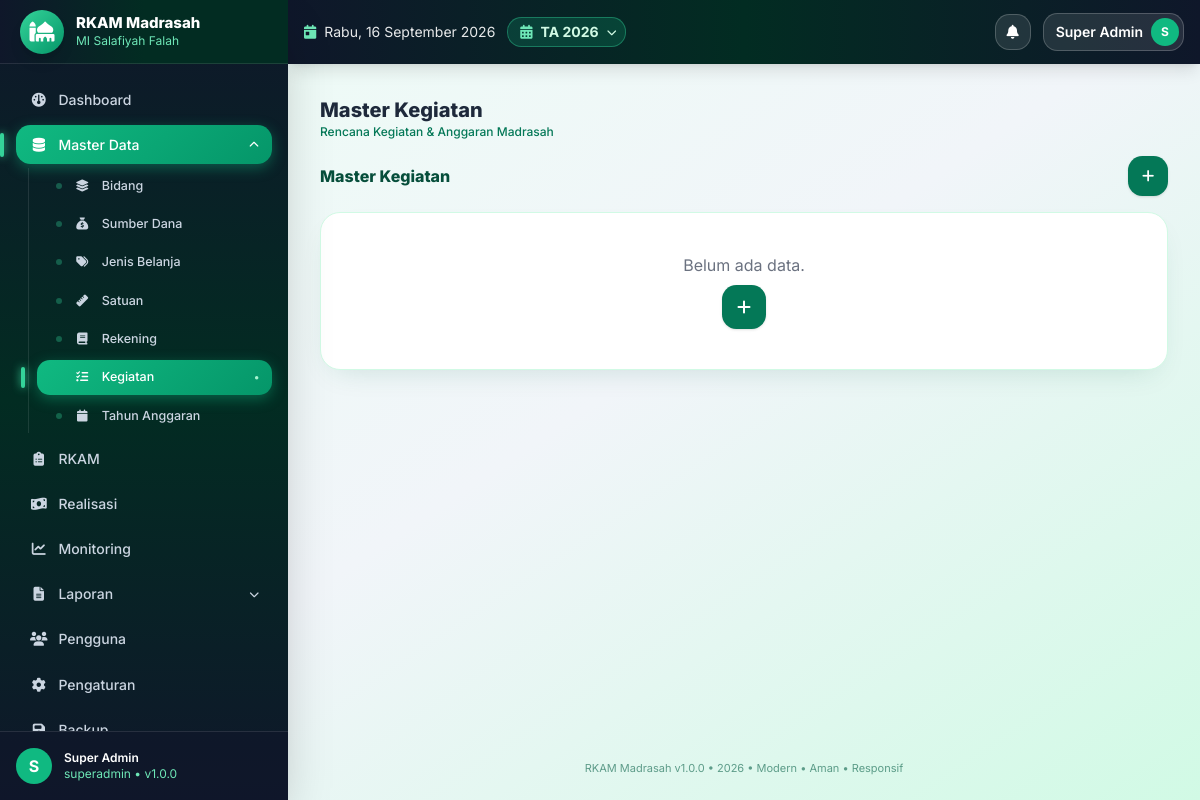
The page /master/kegiatan (signed in) on the database as committed earlier.
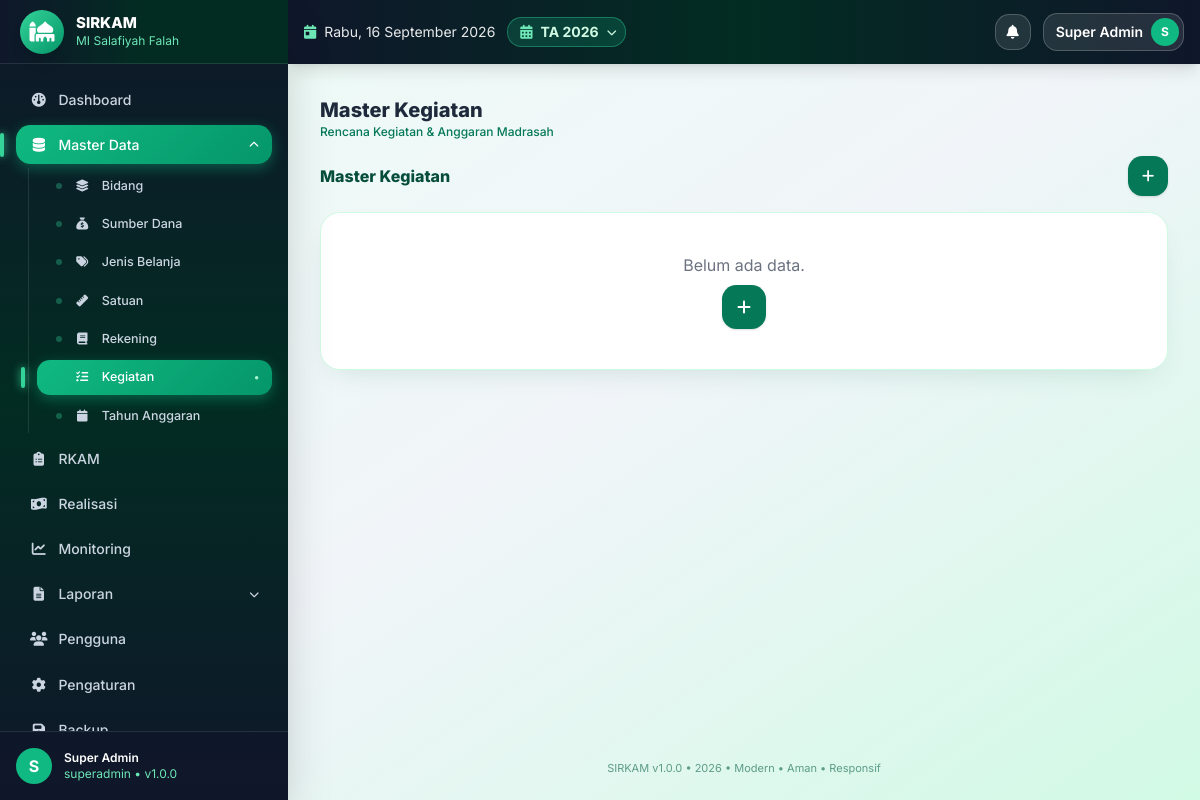
The same page on the database as committed later.
### tables this page shows
CREATE TABLE IF NOT EXISTS app_settings (
  id INT UNSIGNED AUTO_INCREMENT PRIMARY KEY,
  skey VARCHAR(100) NOT NULL UNIQUE,
  svalue TEXT NULL
);

### index.php (called while the page is built, shortened)
<?php
require_once __DIR__.'/config/bootstrap.php';
$url=trim($_GET['url']??'',"/");
$p=explode('/',$url);$page=$p[0];$arg=$p[1]??null;$arg2=$p[2]??null;
$content='';$title='Dashboard';
try{
switch($page){
case 'master': require __DIR__.'/modules/master/page.php';$content=ob_get_clean();break;
}
}catch(Throwable $e){error_log($e->getMessage());$content='<div class="bg-red-50 border border-red-200 p-4 rounded">Terjadi kesalahan sistem.</div>';}
require __DIR__.'/views/layouts/main.php';

### core/Helper.php (called while the page is built, shortened)
<?php
class Helper{
public static function setting($pdo,$k,$d=''){$s=$pdo->prepare("SELECT svalue FROM app_settings WHERE skey=?");$s->execute([$k]);$r=$s->fetchColumn();return $r!==false?$r:$d;}
}

### core/Security.php (called while the page is built, shortened)
<?php
class Security{
public static function e($s){return htmlspecialchars((string)($s??''),ENT_QUOTES,'UTF-8');}
}

### views/layouts/main.php (the view, shortened to what the changed rows need)
<!DOCTYPE html><html lang="id"><head><meta charset="UTF-8"><meta name="viewport" content="width=device-width,initial-scale=1">
<script src="https://cdn.tailwindcss.com"></script><script src="https://cdn.jsdelivr.net/npm/sweetalert2@11"></script>
<link rel="stylesheet" href="https://cdnjs.cloudflare.com/ajax/libs/font-awesome/6.5.2/css/all.min.css">
</head>
<body class="bg-gradient-to-br from-emerald-50 via-slate-100 to-emerald-100 min-h-screen text-slate-800">
<?php $u=Auth::user(); $role=Auth::role(); $notif=$pdo->query("SELECT COUNT(*) c FROM notifications WHERE is_read=0 AND (role_target='".$role."' OR user_id=".(int)Auth::id().")")->fetchColumn(); $initial=strtoupper(substr($u['nama']??'U',0,1)); $mlogo=$pdo->query("SELECT logo,nama_madrasah FROM madrasah WHERE id=1")->fetch(); $appName=Helper::setting($pdo,'app_name','SIRKAM'); $thAktif=Helper::tahunAktif($pdo); $thList=$pdo->query("SELECT id,tahun,status FROM tahun_anggaran ORDER BY tahun DESC")->fetchAll(); ?>
<div class="flex min-h-screen">
<aside id="sidebar" class="bg-gradient-to-b from-slate-900 via-emerald-950 to-slate-900 text-white hidden md:flex flex-col no-print fixed md:sticky top-0 inset-y-0 left-0 z-40 w-72 h-screen shrink-0 shadow-2xl overflow-hidden">
<div class="h-16 px-5 flex items-center gap-3 border-b border-white/10 shrink-0 bg-gradient-to-r from-slate-900 via-emerald-950 to-emerald-950">
<div class="min-w-0"><div class="font-extrabold text-[15px] leading-tight truncate"><?=Security::e($appName)?></div><div class="text-xs text-emerald-300 truncate"><?=Security::e($mlogo['nama_madrasah']??'')?></div></div></div>
</aside>
<div class="flex-1 flex flex-col min-w-0 md:ml-0">
<header class="sticky top-0 z-20 bg-gradient-to-r from-slate-900 via-emerald-950 to-slate-900 text-white px-4 h-16 flex items-center gap-3 no-print shadow-lg shrink-0">
<?php $hari=['Senin','Selasa','Rabu','Kamis','Jumat','Sabtu','Minggu']; $bulan=[1=>'Januari','Februari','Maret','April','Mei','Juni','Juli','Agustus','September','Oktober','November','Desember']; ?>
<div class="hidden sm:flex items-center gap-2 text-white/90 text-sm"><i class="fa-solid fa-calendar-day text-emerald-300"></i><span><?=$hari[date('N')-1]?>, <?=date('j')?> <?=$bulan[(int)date('n')]?> <?=date('Y')?></span></div>
<div class="relative">
</div>
<div class="ml-auto flex items-center gap-3 text-sm">
</div></header>
<main class="p-4 md:p-8 flex-1 max-w-7xl w-full mx-auto">
<div class="mb-4"><div class="font-extrabold text-xl text-slate-800"><?=Security::e($title??'')?></div><div class="text-xs text-emerald-700 font-medium">Rencana Kegiatan & Anggaran Madrasah</div></div>
<?=$content??''?></main>
<footer class="px-6 pb-6 text-center text-[11px] text-emerald-800/60 no-print"><?=Security::e($appName)?> v<?=APP_VERSION?> • <?=date('Y')?> • Modern • Aman • Responsif</footer></div></div>
</body></html>

Rows that differ between the two databases and show on the page:
changed app_settings: svalue "RKAM Madrasah" → "SIRKAM"
